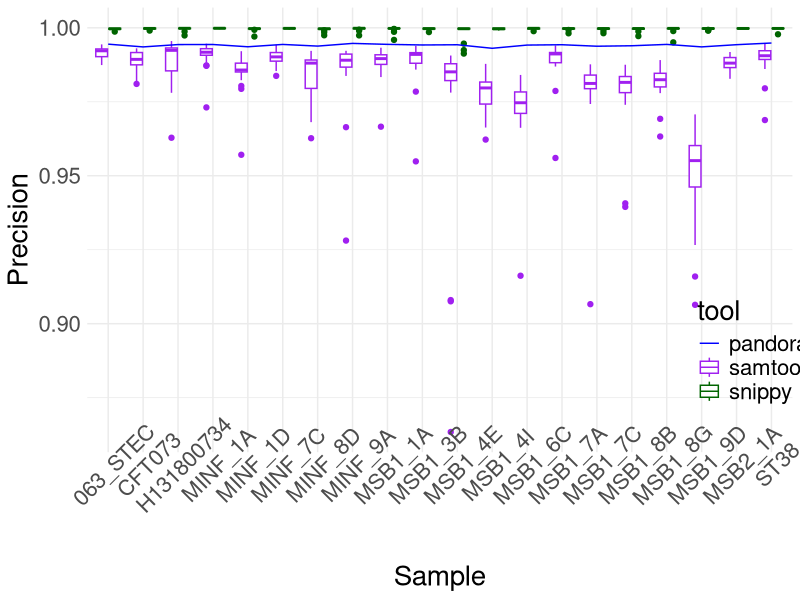
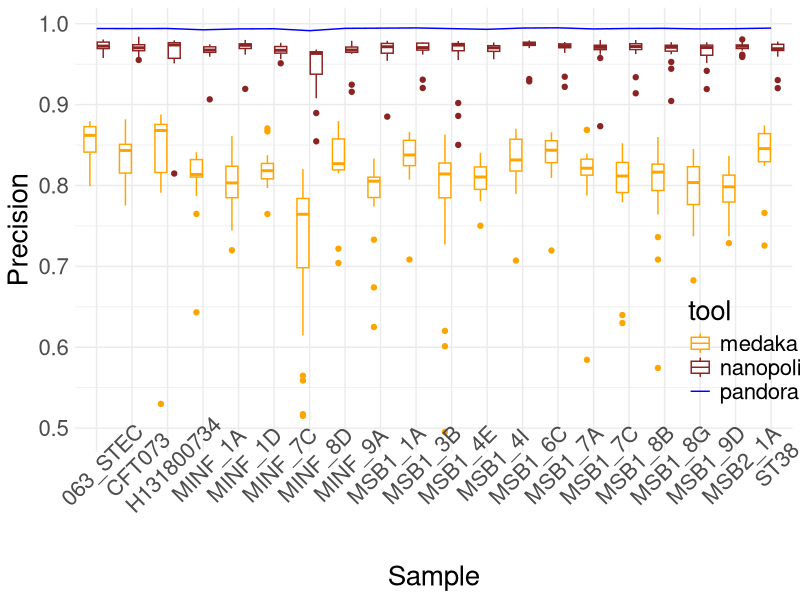

Generate these figures, in order, with R:
library("ggplot2")


png(file="precision_per_sample_illumina.png", width=700, height=400)

precision_per_sample_illumina_df <- read.csv("precision_per_sample_illumina.csv", header=TRUE)

ggplot(precision_per_sample_illumina_df, aes(x = sample, y = precision)) + 
  geom_boxplot(data = precision_per_sample_illumina_df[precision_per_sample_illumina_df$tool != "pandora", ],
               aes(group = interaction(sample, tool), colour=tool)) +
  geom_line(data = precision_per_sample_illumina_df[precision_per_sample_illumina_df$tool == "pandora", ], aes(group=tool, colour=tool)) +
  scale_colour_manual(values = c("pandora"="blue", "snippy"="darkgreen", "samtools"="purple")) +
  ylab("Precision") +
  xlab("Sample") +
  theme_minimal() +
  theme(text = element_text(size=20), axis.text.x = element_text(angle = 45), legend.position=c(0.95,0.23))

dev.off()



png(file="precision_per_sample_nanopore.png", width=700, height=400)

precision_per_sample_nanopore_df <- read.csv("precision_per_sample_nanopore.csv", header=TRUE)

ggplot(precision_per_sample_nanopore_df, aes(x = sample, y = precision)) + 
  geom_boxplot(data = precision_per_sample_nanopore_df[precision_per_sample_nanopore_df$tool != "pandora", ],
               aes(group = interaction(sample, tool), colour=tool)) +
  geom_line(data = precision_per_sample_nanopore_df[precision_per_sample_nanopore_df$tool == "pandora", ], aes(group=tool, colour=tool)) +
  scale_colour_manual(values = c("pandora"="blue", "medaka"="orange", "nanopolish"="brown4")) +
  theme_minimal() +
  theme(text = element_text(size=20), axis.text.x = element_text(angle = 45), legend.position=c(0.95,0.23)) +
  ylab("Precision") +
  xlab("Sample")

dev.off()
